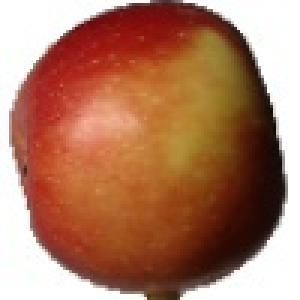
#> input picture data/AI_data/Nn_images/Apple/1 (115).jpg, 100 x 100 px, found by its file name (shown 3 times larger); its folder holds only this picture in this run
$ python load_images.py
#> lines starting #> are read from the running program, lines starting #| are printed output that depends on the picture
import numpy as np
import matplotlib.pyplot as plt
import os
import cv2
import random
import pickle

DATADIR = "/home/paul/Desktop/TEST"
CATEGORIES = ["Apple", "Pear"]
IMG_SIZE = 64

training_data = []


def create_training_data():
    for category in CATEGORIES:
        path = os.path.join(DATADIR, category)
        class_num = CATEGORIES.index(category)
        for img in os.listdir(path):
            try:
                img_array = cv2.imread(os.path.join(path, img), cv2.IMREAD_GRAYSCALE)
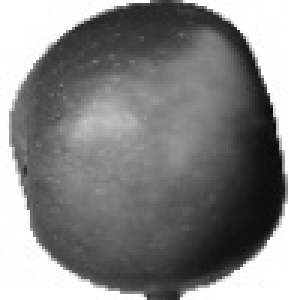
#> img_array: shape (100, 100) (shown 3 times larger); min 10, max 255, mean 135.6
                new_array = cv2.resize(img_array, (IMG_SIZE, IMG_SIZE))
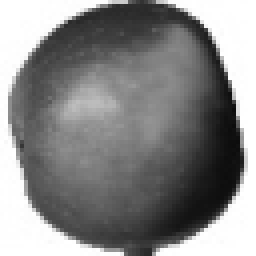
#> new_array: shape (64, 64) (shown 4 times larger); min 11, max 255, mean 135.5
                training_data.append([new_array, class_num])
            except Exception as e:
                pass


#> (the run stopped early here; a loop or call above may not have finished)
